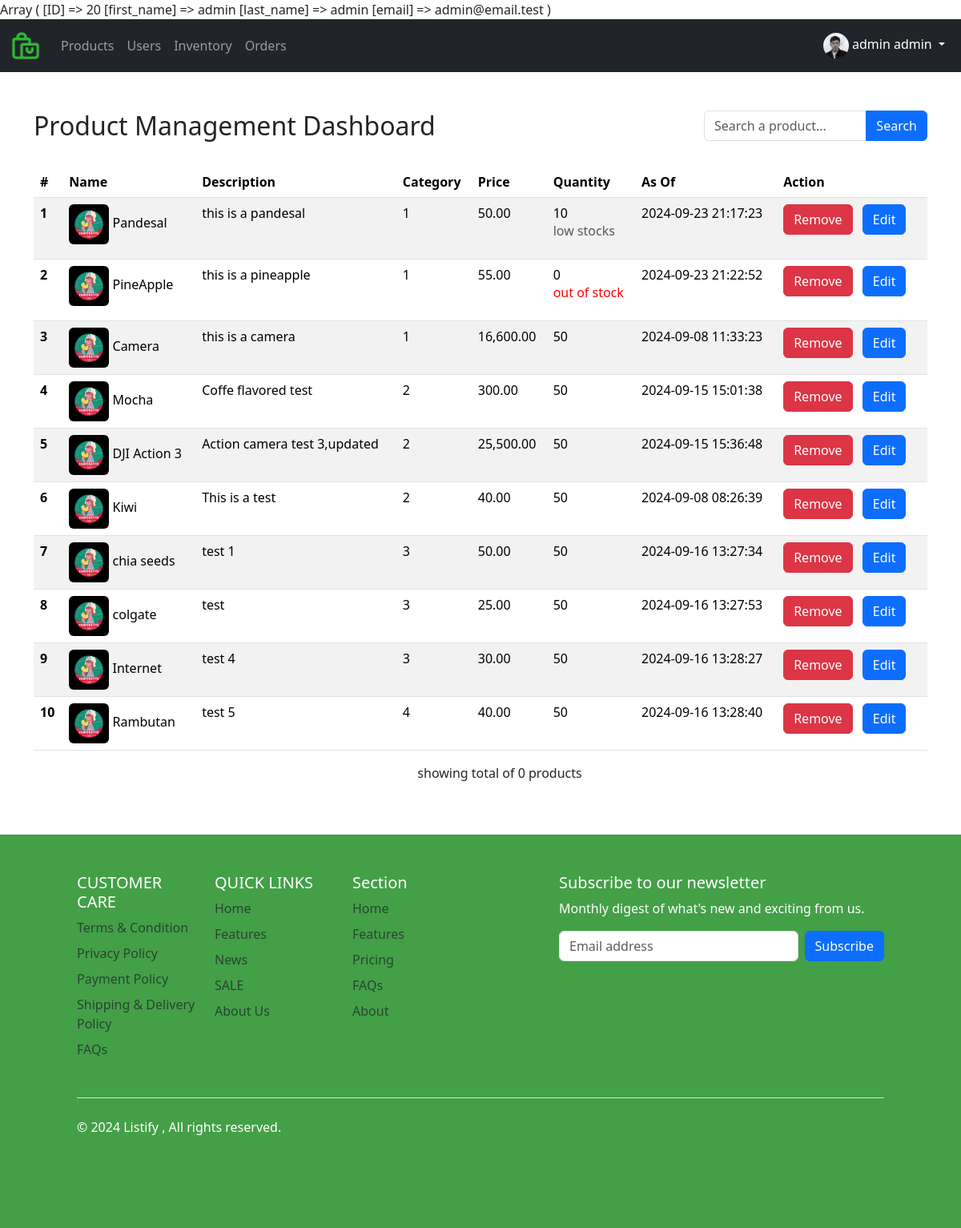
The page /components/Admin/inventoryAdminDashboard.php (signed in) on the database its author committed.
### tables this page shows
CREATE TABLE `users` (
  `user_id` int NOT NULL,
  `user_image` varchar(255) DEFAULT NULL,
  `email` varchar(255) NOT NULL,
  `password` varchar(255) NOT NULL,
  `first_name` varchar(255) DEFAULT NULL,
  `last_name` varchar(255) DEFAULT NULL,
  `mobile_number` varchar(11) DEFAULT NULL,
  `role` varchar(255) DEFAULT NULL,
  `status` varchar(255) DEFAULT NULL,
  `created_at` datetime NOT NULL DEFAULT CURRENT_TIMESTAMP
);

CREATE TABLE `products` (
  `product_id` int NOT NULL,
  `promotion_id` int DEFAULT NULL,
  `product_image` varchar(255) DEFAULT NULL,
  `product_name` varchar(255) NOT NULL,
  `product_description` varchar(255) NOT NULL,
  `product_category` int NOT NULL,
  `product_price` decimal(19,4) NOT NULL,
  `product_stocks` int NOT NULL,
  `added_by` varchar(255) NOT NULL,
  `updated_by` varchar(255) NOT NULL,
  `created_at` timestamp NOT NULL DEFAULT CURRENT_TIMESTAMP,
  `updated_at` timestamp NOT NULL DEFAULT CURRENT_TIMESTAMP
);

### controllers/usersController.php (called while the page is built, shortened)
<?php
class Users extends DbConnection
{
    public function getUserId($userId)
    {
        try {
            $pdo = $this->connect();
            $statement = $pdo->prepare("SELECT t1.user_id,
                                                      t1.user_image,
                                                      t1.first_name,
                                                      t1.last_name,
                                                      t1.email,
                                                      t1.mobile_number,
                                                      t1.role,
                                                      t1.status,
                                                      t2.address_line1,
                                                      t2.address_line2,
                                                      t2.city,
                                                      t2.postal_code,
                                                      t2.country
                                                FROM users t1
                                                LEFT JOIN addresses t2 ON t1.user_id = t2.user_id
                                                WHERE t1.user_id = :userId");
            $statement->bindParam(':userId',$userId);
            $statement->execute();
            $user = $statement->fetch(PDO::FETCH_ASSOC);
            return $user;
        } catch (PDOException $e) {
            echo "Product Updated successfully" . $e->getMessage();
        }
    }
}

### controllers/productController.php (called while the page is built, shortened)
<?php
class Products extends DbConnection
{
    public function getAllProducts($currentPage, $itemsPerPage, $searchTerm)
    {
        try {
            $pdo = $this->connect();
            $offset = ($currentPage - 1) * $itemsPerPage;
            if (!empty($searchTerm)) {
                print_r($searchTerm);
                $query = "SELECT *
                          FROM products
                          WHERE product_name LIKE :searchTerm
                          LIMIT  $offset , $itemsPerPage";
                $statement = $pdo->prepare($query);
                $statement->bindValue(':searchTerm', "%$searchTerm%", PDO::PARAM_STR);
            } else {
                $query = "SELECT *
                          FROM products
                          LIMIT $offset , $itemsPerPage";
                $statement = $pdo->prepare($query);
            }
            $statement->execute();
            $products = $statement->fetchAll(PDO::FETCH_ASSOC);
            return $products;
        } catch (PDOException $e) {
            echo "Product Retrieval failed" . $e->getMessage();
        }
    }
    public function totalProducts($searchTerm)
    {
        try {
            $pdo = $this->connect();
            if (!empty($searchTerm)) {
                $statement = $pdo->prepare("SELECT COUNT(*)
                                                    FROM products
                                                    WHERE product_name LIKE :searchTerm");
                $statement->bindValue(':searchTerm', "%$searchTerm%", PDO::PARAM_STR);
            } else {
                $statement = $pdo->prepare("SELECT COUNT(*)
                                     FROM products p
                                     INNER JOIN product_category_lu pc ON p.product_category = pc.product_category_id
                                     WHERE p.product_category = :category_id");
                                     $statement->bindParam(':category_id',$categoryId);
            }
            $statement->execute();
            $totalItems = $statement->fetchColumn();
            return $totalItems;
        } catch (PDOException $e) {
            echo "Selection failed" . $e->getMessage();
        }
    }
}

### components/Admin/inventoryAdminDashboard.php (the view, shortened to what this page needs)
<?php
require_once '../../controllers/usersController.php';
require_once '../../controllers/productController.php';
$users->startSession();
$user =  $users->getUserId($_SESSION['LoginUser']['ID']);
$searchTerm = isset($_GET['search']) ? $_GET['search'] : "";
$currentPage = $_GET['page'] ?? 1;
$itemsPerPage = 10;
$totalItems = $products->totalProducts($searchTerm);
$productsData = $products->getAllProducts($currentPage, $itemsPerPage, $searchTerm);
$counter = 1;
?>
<?php if ($user['role']==="administrator"):?>
        <?php include_once '../Navbar/adminNavbar.php';?>
        <?php else:?>
        <?php include_once '../Navbar/userNavbar.php';?>
        <?php endif; ?>
<main>
<div class="container">
<div class="d-flex justify-content-between mt-5 gap-5" >
<h2>Product Management Dashboard</h2>
<form class="w-25" method="get">
    <div class="input-group mb-3 ">
        <input class="form-control" type="search" name="search" placeholder="Search a product..." required>
        <button type="submit" class="btn btn-primary text-white input-group-append" >Search</button>
    </div>
  </form>
</div>
<table class="table table-striped">
<thead>
    <tr>
      <th scope="col">#</th>
      <th scope="col">Name</th>
      <th scope="col">Description</th>
      <th scope="col">Category</th>
      <th scope="col">Price</th>
      <th scope="col">Quantity</th>
      <th scope="col">As Of</th>
      <th scope="col">Action</th>
    </tr>
  </thead>
  <tbody>
    <?php foreach ($productsData as $product) {?>
    <tr>
      <th scope="row"><?=$counter++?></th>
      <td><img src="/uploads/<?=$product['product_image']?>" alt="Profile Image" width="50" height="50" class="rounded">  <?=$product['product_name']?></td>
      <td><?=$product['product_description']?></td>
      <td><?=$product['product_category']?></td>
      <td><?=number_format($product['product_price'], 2)?></td>
      <?php if (isset($product['product_stocks'])) {?>
      <?php if ($product['product_stocks'] != 0 && $product['product_stocks'] <=10 ){ ?>
        <td><?=$product['product_stocks']?> <p class="text-muted" style="color:red">low stocks</p></td>
        <?php } elseif ($product['product_stocks'] === 0){?>
          <td><?=$product['product_stocks']?> <p  style="color:red">out of stock</p></td>
          <?php } else {?>
          <td><?=$product['product_stocks']?></td>
        <?php }?>
        <?php }?>
        <td><?=$product['updated_at']?></td>
      <td>
        <button class="btn btn-danger" data-bs-toggle="modal" data-bs-target="#deleteConfirmModal" data-user-id="<?=$product['product_id']?>">Remove</button>
        <a class="btn btn-primary mx-2" href="editProduct.php?ID=<?=$product['ID'];?>">Edit</a>
      </td>
    </tr>
    <?php }?>
  </tbody>
</table>
<div class="d-flex gap-5 align-items-center justify-content-center">
<p>showing total of <?=$totalItems?> products</p>
</div>
</div>
</main>
<?php include_once '../Footer/footer.php';?>

### components/Navbar/adminNavbar.php (shortened to what this page needs)
<?php
$users->startSession();
print_r($_SESSION['LoginUser']);
$user =  $users->getUserId($_SESSION['LoginUser']['ID']);
?>
<!DOCTYPE html>
<html lang="en">
<head>
    <link rel="stylesheet" href="https://cdnjs.cloudflare.com/ajax/libs/bootstrap/5.3.3/css/bootstrap.min.css" />
</head>
<body></body>
<nav class="navbar navbar-expand-sm bg-dark navbar-dark">
<div class="container-fluid">
    <a href="/" class="navbar-brand"><img src="/assets/listify-fav-ico.png" height="40px" alt="icon"></a>
    <div class="collapse navbar-collapse" id="collapsibleNavbar">
        <ul class="navbar-nav me-auto mb-2 mb-lg-0">
            <li class="nav-item">
                <a href="/" class="nav-link">Products</a>
            </li>
            <li class="nav-item">
                <a href="../Admin/userAdminDashboard.php" class="nav-link">Users</a>
            </li>
             <li class="nav-item">
                <a href="../Admin/inventoryAdminDashboard.php" class="nav-link">Inventory</a>
            </li>
              <li class="nav-item">
                <a href="../Admin/ordersAdminDashboard.php" class="nav-link">Orders</a>
            </li>
        </ul>
        <?php if (isset($_SESSION['LoginUser'])):?>
            <div class="dropdown text-end ">
          <a href="#" id="dropdownToggle" class="d-block link-body-emphasis text-decoration-none dropdown-toggle  text-white mx-2" data-bs-toggle="dropdown" aria-expanded="true">
          <img src="/uploads/<?=$user['user_image']?>" alt="Profile Image" width="32" height="32" class="rounded-circle">
          <?=$user['first_name']?> <?=$user['last_name']?>
        </a>
        </div>
        <?php else:?>
            <div class=" text-end ">
            <a href="../Login/login.php" class="nav-link">Login</a>
            </div>
        <?php endif; ?>
    </div>
</div>
</nav>

### rows shown on the page
users: user_image (picture), first_name "admin", last_name "admin"
products: product_image (picture), product_name "Pandesal", product_description "this is a pandesal", product_category "1", product_price "50.00", product_stocks "10", updated_at "2024-09-23 21:17:23"
products: product_image (picture), product_name "PineApple", product_description "this is a pineapple", product_category "1", product_price "55.00", product_stocks "0", updated_at "2024-09-23 21:22:52"
products: product_image (picture), product_name "Camera", product_description "this is a camera", product_category "1", product_price "16,600.00", product_stocks "50", updated_at "2024-09-08 11:33:23"
products: product_image (picture), product_name "Mocha", product_description "Coffe flavored test", product_category "2", product_price "300.00", product_stocks "50", updated_at "2024-09-15 15:01:38"
products: product_image (picture), product_name "DJI Action 3", product_description "Action camera test 3,updated", product_category "2", product_price "25,500.00", product_stocks "50", updated_at "2024-09-15 15:36:48"
products: product_image (picture), product_name "Kiwi", product_description "This is a test", product_category "2", product_price "40.00", product_stocks "50", updated_at "2024-09-08 08:26:39"
products: product_image (picture), product_name "chia seeds", product_description "test 1", product_category "3", product_price "50.00", product_stocks "50", updated_at "2024-09-16 13:27:34"
products: product_image (picture), product_name "colgate", product_description "test", product_category "3", product_price "25.00", product_stocks "50", updated_at "2024-09-16 13:27:53"
products: product_image (picture), product_name "Internet", product_description "test 4", product_category "3", product_price "30.00", product_stocks "50", updated_at "2024-09-16 13:28:27"
products: product_image (picture), product_name "Rambutan", product_description "test 5", product_category "4", product_price "40.00", product_stocks "50", updated_at "2024-09-16 13:28:40"

### other values the page prints
$totalItems "0"
